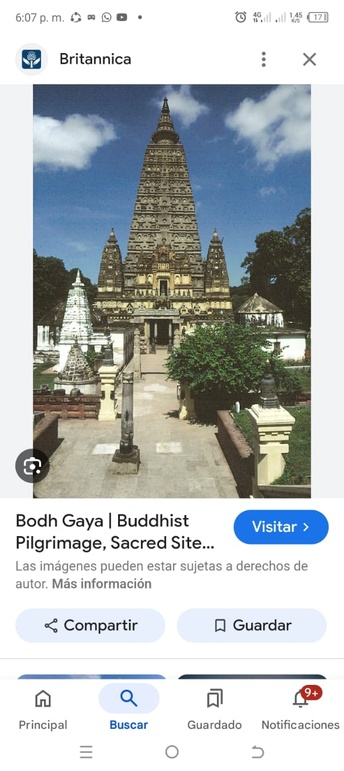
#> input picture TEMA 3/img1.jpeg, 344 x 771 px, shrunk from 571 x 1280 before the run, found by its file name
$ jupyter execute --allow-errors Ej3.ipynb   (text cells are left out)
#> lines starting #> are read from the running program, lines starting #| are printed output that depends on the picture; pictures that were not available may be replaced by others from this repository, and a replacement may not be noted
[cell 1]
import cv2
import numpy as np
import matplotlib.pyplot as plt

def reduce_aliasing(image_path):
#> called with image_path = 'IMG1.jpeg'
    image = cv2.imread(image_path)
#> image is the input picture: shape (771, 344, 3); mean B, G, R 191.1, 189.9, 184.9
    image_rgb = cv2.cvtColor(image, cv2.COLOR_BGR2RGB)
    smoothed_image = cv2.GaussianBlur(image_rgb, (9, 9), 0)
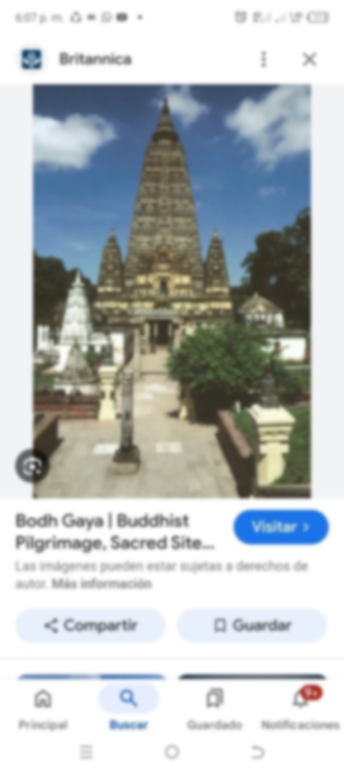
#> smoothed_image: shape (771, 344, 3); mean R, G, B 184.9, 189.9, 191.1
    return image_rgb, smoothed_image

image_rgb, smoothed_image = reduce_aliasing('IMG1.jpeg')

plt.figure(figsize=(10, 5))

plt.subplot(1, 2, 1)
plt.imshow(image_rgb)
plt.title("Imagen Original")
plt.axis('off')

plt.subplot(1, 2, 2)
plt.imshow(smoothed_image)
plt.title("Imagen Mejorada")
plt.axis('off')

plt.show()
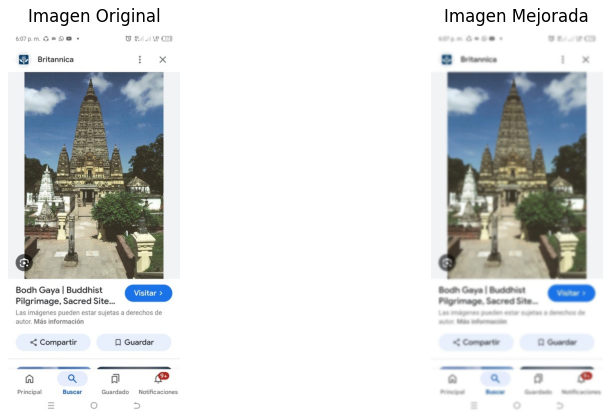
#> figure drawn by matplotlib, 2 panels

[cell 2]
import cv2
import numpy as np
import matplotlib.pyplot as plt

image = cv2.imread('IMG2.jpeg')
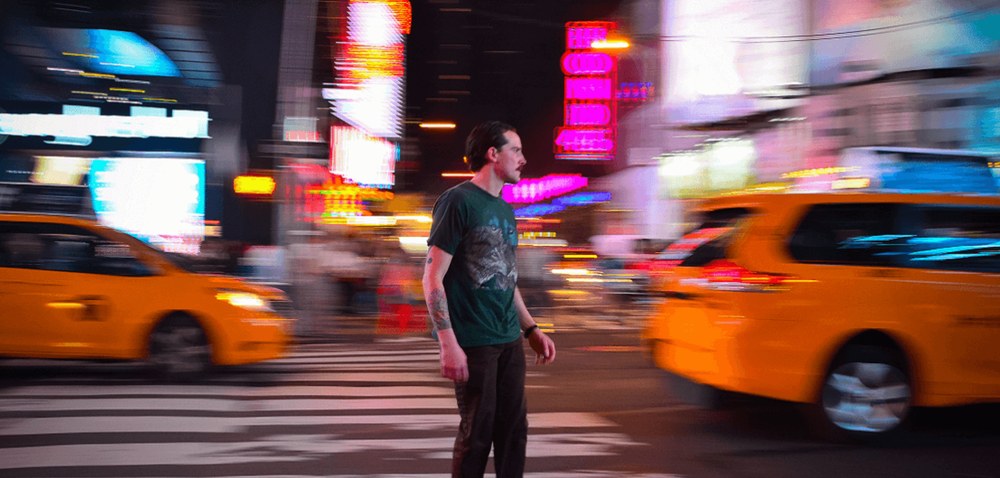
#> input picture TEMA 3/img2.png, 1000 x 478 px, shrunk from 1660 x 794 before the run, given in place of IMG2.jpeg, which was not available
#> image is the input picture: shape (478, 1000, 3); mean B, G, R 83.5, 83.7, 117.3
image_rgb = cv2.cvtColor(image, cv2.COLOR_BGR2RGB)
#> image_rgb: shape (478, 1000, 3)

filtered_image = cv2.bilateralFilter(image_rgb, d=9, sigmaColor=100, sigmaSpace=100)

plt.figure(figsize=(12, 6))

plt.subplot(121)
plt.imshow(image_rgb)
plt.title("Original con Aliasing")
plt.axis('off')

plt.subplot(122)
plt.imshow(filtered_image)
plt.title("Imagen Mejorada")
plt.axis('off')

plt.show()
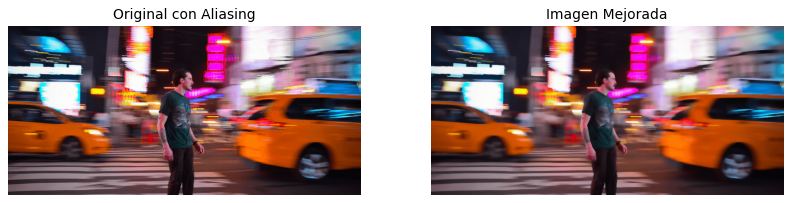
#> figure drawn by matplotlib, 2 panels

[cell 3]
import cv2
import numpy as np
import matplotlib.pyplot as plt

def reduce_aliasing(image_path):
#> called with image_path = 'IMG2.jpeg'
    image = cv2.imread(image_path)
    image_rgb = cv2.cvtColor(image, cv2.COLOR_BGR2RGB)
    smoothed_image = cv2.GaussianBlur(image_rgb, (9, 9), 0)
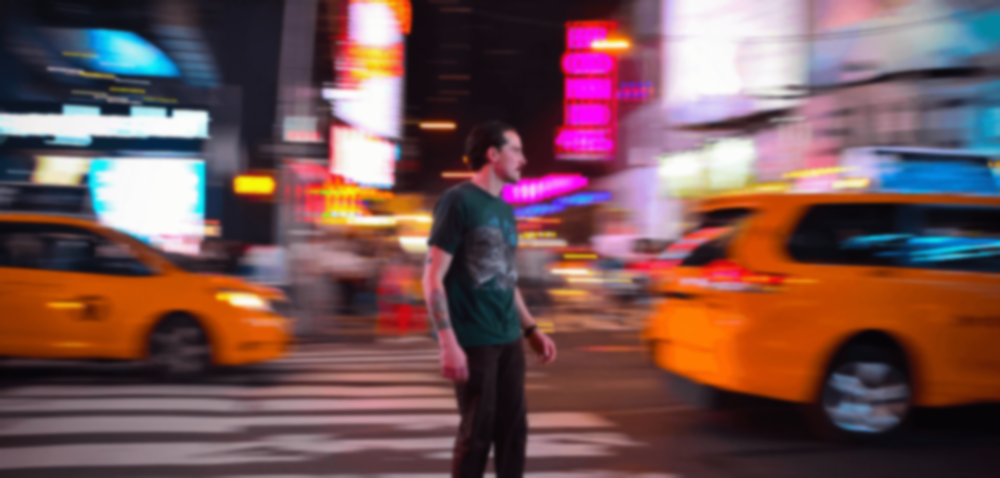
#> smoothed_image: shape (478, 1000, 3); mean R, G, B 117.3, 83.7, 83.5
    return image_rgb, smoothed_image

image_rgb, smoothed_image = reduce_aliasing('IMG2.jpeg')

plt.figure(figsize=(10, 5))

plt.subplot(1, 2, 1)
plt.imshow(image_rgb)
plt.title("Imagen Original")
plt.axis('off')

plt.subplot(1, 2, 2)
plt.imshow(smoothed_image)
plt.title("Imagen Mejorada")
plt.axis('off')

plt.show()
